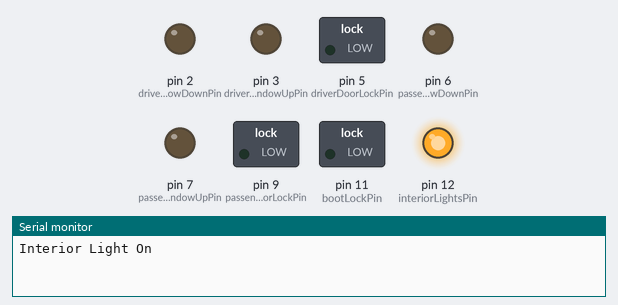
Recording of a sketch running on a simulated Arduino Mega 2560, built with avr-gcc and run on an emulated ATmega2560. Shown: switched loads named in the sketch (green lamp = pin HIGH), output pins drawn as LEDs (lit = HIGH), the last lines printed to the serial monitor.

Above: at 2.0 s.
At 6.0 s:
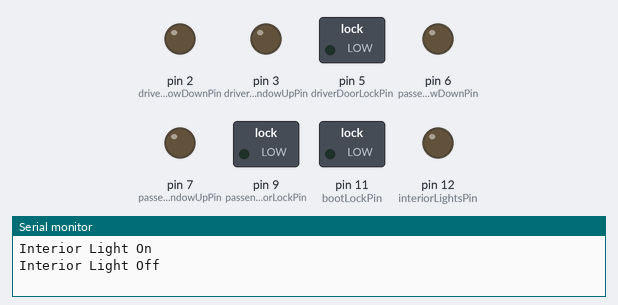
Timing chart, 0 to 10.4 s (numbered marks = the images above):
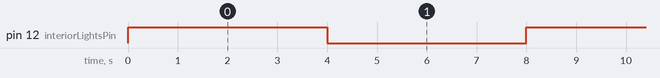

The sketch:

DoorControlECU.ino
```cpp
/*
 *
 * TVR Cerbera Door Control ECU Arduino replacement
 * (c) Alex Judd 31/12/2021
 * alex@alexjudd.com
 * /

/*
 * Defines
 */

#define testMode
#define lightTestMode
//#define windowTestMode
//#define doorTestMode
//#define bootTestMode
//#define speedTestMode
//#define alarmTestMode

/*
 * Constants
 */

/* Relay outputs */

const int driverWindowDownPin = 2; // the pin numbers for the Window Down relay
const int driverWindowUpPin = 3; // the pin numbers for the Window Up relay
const int driverDoorLatchPin = 4; // the pin numbers for the Door Latch relay
const int driverDoorLockPin = 5; // the pin numbers for the Door Lock relay

const int passengerWindowDownPin = 6; // the pin numbers for the Window Down relay
const int passengerWindowUpPin = 7; // the pin numbers for the Window Up relay
const int passengerDoorLatchPin = 8; // the pin numbers for the Door Latch relay
const int passengerDoorLockPin = 9; // the pin numbers for the Door Lock relay

const int bootLatchPin = 10; // the pin numbers for the Boot Latch relay
const int bootLockPin = 11; // the pin numbers for the Boot Lock relay

const int interiorLightsPin = 12; // the pin numbers for the Interior Lights relay

/* Digital inputs */

const int driverExternalDoorButtonPin =  13; // the pin numbers for the External Door button
const int driverInternalDoorButtonPin =  14; // the pin numbers for the Internal Door button
const int driverWindowDownButtonPin = 15; // the pin numbers for the Window Down button
const int driverWindowUpButtonPin = 16; // the pin numbers for the Window Up button
const int driverPinSwitch = 17; // the pin number for the door open / closed switch

const int passengerExternalDoorButtonPin =  18; // the pin numbers for the External Door button
const int passengerInternalDoorButtonPin =  19; // the pin numbers for the Internal Door button
const int passengerWindowDownButtonPin = 20; // the pin numbers for the Window Down button
const int passengerWindowUpButtonPin = 21; // the pin numbers for the Window Up button
const int passengerPinSwitch = 22; // the pin number for the door open / closed switch

const int bootOpenButtonPin = 23; // the pin number for the Boot Open button

const int alarmInputPin = 24; // the pin number for the alarm input

/* Analogue inputs */

const int roadSpeedPin = A0; // the pin number for the road speed
const int driverWindowPosition = A1;
const int passengerWindowPosition = A2;

const int windowDropLength = 5000; // number of milliseconds to drop the window for
const int unlockLength = 2000; // number of milliseconds to wait for the door to unlock
const int unlatchLength = 5000; // number of milliseconds to open the door to unlatch

/*
 * Variables
 */

byte alarmState = LOW;
byte lightsState = LOW;

bool alarmed = false;

bool driverDoorUnlocked = false;
bool driverDoorOpen = false;
bool driverButtonPressed = false;
bool driverOpeningDoor = false;

bool passengerDoorUnlocked = false;
bool passengerDoorOpen = false;
bool passengerButtonPressed = false;
bool passengerOpeningDoor = false;

int roadSpeed = 0;
int windowPosition = 0;

/*
 * Debounce variables
 *
 *  Each time the input pin goes from LOW to HIGH (e.g. because of a push-button
 * press), the output pin is toggled from LOW to HIGH or HIGH to LOW. There's a
 * minimum delay between toggles to debounce the circuit (i.e. to ignore noise).
 *
 * Reference: https://www.arduino.cc/en/Tutorial/BuiltInExamples/Debounce
 */

int driverExternalDoorButtonState;
int driverExternalDoorLastButtonState = HIGH;
int driverInternalDoorButtonState;
int driverInternalDoorLastButtonState = HIGH;
int driverWindowDownButtonState;
int driverWindowDownLastButtonState = HIGH;
int driverWindowUpButtonState;
int driverWindowUpLastButtonState = HIGH;

int passengerExternalDoorButtonState;
int passengerExternalDoorLastButtonState = HIGH;
int passengerInternalDoorButtonState;
int passengerInternalDoorLastButtonState = HIGH;
int passengerWindowDownButtonState;
int passengerWindowDownLastButtonState = HIGH;
int passengerWindowUpButtonState;
int passengerWindowUpLastButtonState = HIGH;

int bootOpenButtonState;
int bootOpenLastButtonState = HIGH;

// the following variables are unsigned longs because the time, measured in
// milliseconds, will quickly become a bigger number than can be stored in an int.
unsigned long lastDriverExternalDoorButtonDebounceTime = 0;  // the last time the output pin was toggled
unsigned long lastDriverInternalDoorButtonDebounceTime = 0;  // the last time the output pin was toggled
unsigned long lastDriverWindowDownButtonDebounceTime = 0;  // the last time the output pin was toggled
unsigned long lastDriverWindowUpButtonDebounceTime = 0;  // the last time the output pin was toggled
unsigned long lastPassengerExternalDoorButtonDebounceTime = 0;  // the last time the output pin was toggled
unsigned long lastPassengerInternalDoorButtonDebounceTime = 0;  // the last time the output pin was toggled
unsigned long lastPassengerWindowDownButtonDebounceTime = 0;  // the last time the output pin was toggled
unsigned long lastPassengerWindowUpButtonDebounceTime = 0;  // the last time the output pin was toggled
unsigned long bootOpenButtonDebounceTime = 0;  // the last time the output pin was toggled
unsigned long debounceDelay = 50;    // the debounce time; increase if the output flickers

/*
 * Setup
 */

void setup() {
	/* start serial connection */
	Serial.begin(9600);

	/* relay outputs */
	pinMode(driverWindowDownPin, OUTPUT); // initialize pin 13 [Window Down] as an output
	pinMode(driverWindowUpPin, OUTPUT); // initialize pin 14 [Window Up] as an output
	pinMode(driverDoorLatchPin, OUTPUT); // initialize pin 15 [Door Latch] as an output
	pinMode(driverDoorLockPin, OUTPUT); // initialize pin 16 [Door Lock] as an output
	pinMode(passengerWindowDownPin, OUTPUT); // initialize pin 13 [Window Down] as an output
	pinMode(passengerWindowUpPin, OUTPUT); // initialize pin 14 [Window Up] as an output
 	pinMode(passengerDoorLatchPin, OUTPUT); // initialize pin 15 [Door Latch] as an output
 	pinMode(passengerDoorLockPin, OUTPUT); // initialize pin 16 [Door Lock] as an output
 	pinMode(bootLatchPin, OUTPUT); // initialize pin 17 [Boot Latch] as an output
	pinMode(bootLockPin, OUTPUT); // initialize pin 18 [Boot Lock] as an output
	pinMode(interiorLightsPin, OUTPUT);

	/* switch inputs */
	pinMode(driverExternalDoorButtonPin, INPUT_PULLUP); // initialize pin 20 [Outdoor door button] as an input
	pinMode(driverInternalDoorButtonPin, INPUT_PULLUP); // initialize pin 21 [Indoor door button] as an input
	pinMode(driverWindowDownButtonPin, INPUT_PULLUP); // initialize pin 22 [Window Down button] as an input
	pinMode(driverWindowUpButtonPin, INPUT_PULLUP); // initialize pin 23 [Window Up button] as an input
 	pinMode(passengerExternalDoorButtonPin, INPUT_PULLUP); // initialize pin 20 [Outdoor door button] as an input
 	pinMode(passengerInternalDoorButtonPin, INPUT_PULLUP); // initialize pin 21 [Indoor door button] as an input
 	pinMode(passengerWindowDownButtonPin, INPUT_PULLUP); // initialize pin 22 [Window Down button] as an input
 	pinMode(passengerWindowUpButtonPin, INPUT_PULLUP); // initialize pin 23 [Window Up button] as an input
	pinMode(bootOpenButtonPin, INPUT_PULLUP); // initialize pin 24 [Boot Open button] as an input

	/* external data */
	pinMode(roadSpeedPin, INPUT);
	pinMode(alarmInputPin, INPUT);
}

/*
 * Main Loop
 */

void loop() {

	#ifdef testMode
		#ifdef lightTestMode
      lightsTest();
		#endif
		#ifdef windowTestMode
      windowButtonsTest();
		#endif
		#ifdef doorTestMode
      doorButtonsTest();
		#endif
		#ifdef bootTestMode
      bootButtonTest();
		#endif
		#ifdef speedTestMode
			speedTest();
		#endif
		#ifdef alarmTestMode
			alarmTest();
		#endif
	#else
		//check alarm state
		updateAlarmState();
		readDriverDoorButtons();
		readDriverWindowButtons();
		readPassengerDoorButtons();
		readPassengerWindowButtons();
		readBootButton();

	#endif
}

/*
 * Functions
 */

bool debounceButton(int reading,
					int buttonState,
					int lastButtonState = LOW,
					unsigned long lastDebounceTime = 0,
					unsigned long debounceDelay = 50) {

	// check to see if you just pressed the button
	// (i.e. the input went from LOW to HIGH), and you've waited long enough
	// since the last press to ignore any noise:

	// If the switch changed, due to noise or pressing:
	if (reading != lastButtonState) {
		// reset the debouncing timer
		lastDebounceTime = millis();
	}

	if ((millis() - lastDebounceTime) > debounceDelay) {
		// whatever the reading is at, it's been there for longer than the debounce
		// delay, so take it as the actual current state:

		// if the button state has changed:
		if (reading != buttonState) {
			return true;
		} else {
			return false;
		}
	}
}

void updateAlarmState() {
	if(digitalRead(alarmInputPin) == HIGH) {
		alarmed = true;
	} else {
		alarmed = false;
	}
}

void readDriverDoorButtons() {
	if (!alarmed) {
		int reading;

		bool driverExternalButtonChanged = false;
		reading = digitalRead(driverExternalDoorButtonPin);
		driverExternalButtonChanged = debounceButton(reading,
		        driverExternalDoorButtonState,
		        driverExternalDoorLastButtonState,
		        lastDriverExternalDoorButtonDebounceTime);
		if (driverExternalButtonChanged) {
			driverExternalDoorButtonState = !(driverExternalDoorButtonState);
		}

		bool driverInternalButtonChanged = false;
		reading = digitalRead(driverInternalDoorButtonPin);
		driverInternalButtonChanged = debounceButton(reading,
						driverInternalDoorButtonState,
						driverInternalDoorLastButtonState,
						lastDriverInternalDoorButtonDebounceTime);
		if (driverInternalButtonChanged) {
			driverInternalDoorButtonState = !(driverInternalDoorButtonState);
		}

		if (driverExternalButtonChanged || driverInternalButtonChanged) {
			driverOpeningDoor = true;
			turnOnLights();
			driverDropWindow();
			driverUnlockDoor();
			driverUnlatchDoor();
			driverOpeningDoor = false;
		}
	}
}

void readDriverWindowButtons() {
}

void readPassengerDoorButtons() {
	if (!alarmed) {
		int reading;

		bool passengerExternalButtonChanged = false;
		reading = digitalRead(passengerExternalDoorButtonPin);
		passengerExternalButtonChanged = debounceButton(reading,
						passengerExternalDoorButtonState,
						passengerExternalDoorLastButtonState,
						lastPassengerExternalDoorButtonDebounceTime);
		if (passengerExternalButtonChanged) {
			passengerExternalDoorButtonState = !(passengerExternalDoorButtonState);
		}

		bool passengerInternalButtonChanged = false;
		reading = digitalRead(passengerInternalDoorButtonPin);
		passengerInternalButtonChanged = debounceButton(reading,
						passengerInternalDoorButtonState,
						passengerInternalDoorLastButtonState,
						lastPassengerInternalDoorButtonDebounceTime);
		if (passengerInternalButtonChanged) {
			passengerInternalDoorButtonState = !(passengerInternalDoorButtonState);
		}

		if (passengerExternalButtonChanged || passengerInternalButtonChanged) {
			passengerOpeningDoor = true;
			turnOnLights();
			passengerDropWindow();
			passengerUnlockDoor();
			passengerUnlatchDoor();
			passengerOpeningDoor = false;
		}
	}
}

void readPassengerWindowButtons() {
}

void turnOnLights() {
		digitalWrite(interiorLightsPin, HIGH);
}

void turnOffLights() {
		digitalWrite(interiorLightsPin, LOW);
}

void driverDropWindow() {

}

void driverUnlockDoor() {

}

void driverUnlatchDoor() {

}

void passengerDropWindow() {

}

void passengerUnlockDoor() {

}

void passengerUnlatchDoor() {

}

void doorButtonsTest() {
    int reading;
    bool driverExternalButtonChanged = false;
    reading = digitalRead(driverExternalDoorButtonPin);
    driverExternalButtonChanged = debounceButton(reading,
            driverExternalDoorButtonState,
            driverExternalDoorLastButtonState,
            lastDriverExternalDoorButtonDebounceTime);
    if (driverExternalButtonChanged) {
      driverExternalDoorButtonState = !(driverExternalDoorButtonState);
      Serial.println("Drivers external door button: " + driverExternalDoorButtonState);
    }

    bool driverInternalButtonChanged = false;
    reading = digitalRead(driverInternalDoorButtonPin);
    driverInternalButtonChanged = debounceButton(reading,
            driverInternalDoorButtonState,
            driverInternalDoorLastButtonState,
            lastDriverInternalDoorButtonDebounceTime);
    if (driverInternalButtonChanged) {
      driverInternalDoorButtonState = !(driverInternalDoorButtonState);
      Serial.println("Driver internal door button: " + driverInternalDoorButtonState);
    }
}

void windowButtonsTest() {
}

void lightsTest() {
    digitalWrite(interiorLightsPin, HIGH);
    Serial.println("Interior Light On");
    delay(4000);
    digitalWrite(interiorLightsPin, LOW);
    Serial.println("Interior Light Off");
    delay(4000);
}

void speedTest() {
    int roadSpeed = analogRead(roadSpeedPin);
    Serial.println("Road speed: " + roadSpeed);
    delay(1000);
}

void alarmTest() {
    int alarm = digitalRead(alarmInputPin);
    Serial.println("Alarm state: " + alarmInputPin);
    delay(1000);
}

void bootButtonTest() {
    int reading;
    bool bootOpenButtonChanged = false;
    reading = digitalRead(bootOpenButtonPin);
    bootOpenButtonChanged = debounceButton(reading,
            bootOpenButtonState,
            bootOpenLastButtonState,
            bootOpenButtonDebounceTime);
    if (bootOpenButtonChanged) {
      bootOpenLastButtonState = !(bootOpenLastButtonState);
      Serial.println("Boot open button: " + bootOpenLastButtonState);
    }
}
```

Measured:
- by itself, pin 12 (interiorLightsPin): alternates HIGH for 4.0 s and LOW for 4.0 s
